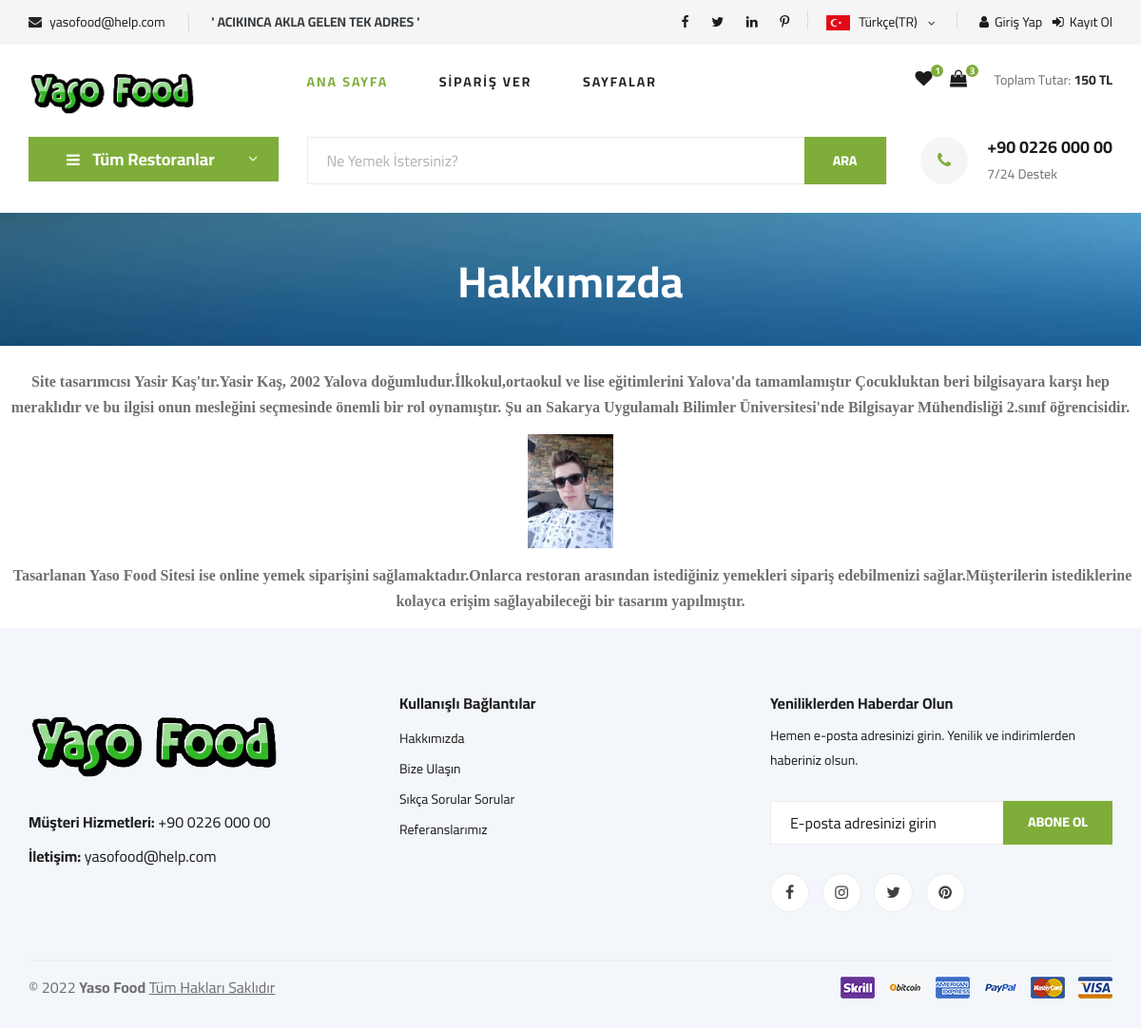
Screenshot of /hakkimizda/ with the database file from the repository.
### home/models.py (models this page shows, shortened)
class Setting(models.Model):
    STATUS = {
        ('True', 'Evet'),
        ('False', 'Hayır'),
    }
    title = models.CharField(max_length=100)
    keywords = models.CharField(max_length=250)
    description = models.CharField(max_length=250)
    company = models.CharField(max_length=50)
    address = models.CharField(blank=True,max_length=150)
    phone = models.CharField(blank=True,max_length=15)
    fax = models.CharField(blank=True,max_length=15)
    email = models.CharField(blank=True,max_length=50)
    smtpserver = models.CharField(blank=True,max_length=20)
    smtpemail = models.CharField(blank=True,max_length=20)
    smtppassword = models.CharField(blank=True,max_length=10)
    smtpport = models.CharField(blank=True,max_length=5)
    icon = models.ImageField(blank=True, upload_to='images/')
    facebook = models.CharField(blank=True,max_length=100)
    instagram = models.CharField(blank=True,max_length=100)
    twitter = models.CharField(blank=True,max_length=100)
    aboutus = RichTextUploadingField(blank=True,max_length=2000)
    contact = RichTextUploadingField(blank=True,max_length=2000)
    faq = RichTextUploadingField(blank=True, max_length=2000)
    references = RichTextUploadingField(blank=True,max_length=1000)
    status = models.CharField(max_length=10, choices=STATUS)
    create_at = models.DateTimeField(auto_now_add=True)
    update_at = models.DateTimeField(auto_now=True)

### home/views.py (the view)
# urls.py: path('hakkimizda/', views.hakkimizda, name='hakkimizda'),
def hakkimizda(request):
    setting = Setting.objects.get(pk=1)
    context = {'setting': setting,'page':'hakkimizda'}
    return render(request, 'hakkimizda.html', context)

### home/templates/hakkimizda.html (shortened to what this page needs)
{% extends "homebase.html" %}
{% load static %}
{% block sidebar %}
    {% include "sidebar.html" %}
{% endblock %}
{% block content %}
    <section class="breadcrumb-section set-bg" data-setbg="{% static 'img/breadcrumb.jpg'%}">
        <div class="container">
            <div class="row">
                <div class="col-lg-12 text-center">
                    <div class="breadcrumb__text">
                        <h2>Hakkımızda</h2>
                    </div>
                </div>
            </div>
        </div>
    </section>
<br>
{{setting.aboutus|safe}}
{% endblock %}

### home/static/css/style.css (style rules this page uses)
html, body { height: 100%; font-family: "Cairo", sans-serif; -webkit-font-smoothing: antialiased; font-smoothing: antialiased; }
h1, h2, h3, h4, h5, h6 { margin: 0; color: #111111; font-weight: 400; font-family: "Cairo", sans-serif; }
h2 { font-size: 36px; }
p { font-size: 16px; font-family: "Cairo", sans-serif; color: #6f6f6f; font-weight: 400; line-height: 26px; margin: 0 0 15px 0; }
img { max-width: 100%; }
.set-bg { background-repeat: no-repeat; background-size: cover; background-position: top center; }
.breadcrumb-section { display: flex; align-items: center; padding: 45px 0 40px; }
.breadcrumb__text h2 { font-size: 46px; color: #ffffff; font-weight: 700; }
@media only screen and (min-width: 1200px) { .container { max-width: 1170px; } }

### rows the page displays
Setting: aboutus "Site tasarımcısı Yasir Kaş'tır. Yasir Kaş, 2002 Yalova doğumludur. İ lkokul,ortaokul ve lise eğitimlerini Yalova'da tamamlamıştır Çocukluktan beri bilgisayara karşı hep meraklıdır ve bu ilgisi onun mesleğini seçmesinde önemli bir rol oynamıştır. Şu an Sakarya Uygulamalı Bilimler Üniversitesi'nde Bilgisayar Mühendisliği 2.sınıf öğrencisidir. Tasarlanan Yaso Food Sitesi ise online yemek siparişini sağlamaktadır. Onlarca restoran arasından istediğiniz yemekleri sipariş edebilmenizi sağlar. Müşterilerin istediklerine kolayca erişim sağlayabileceği bir tasarım yapılmıştır.", aboutus (picture)
